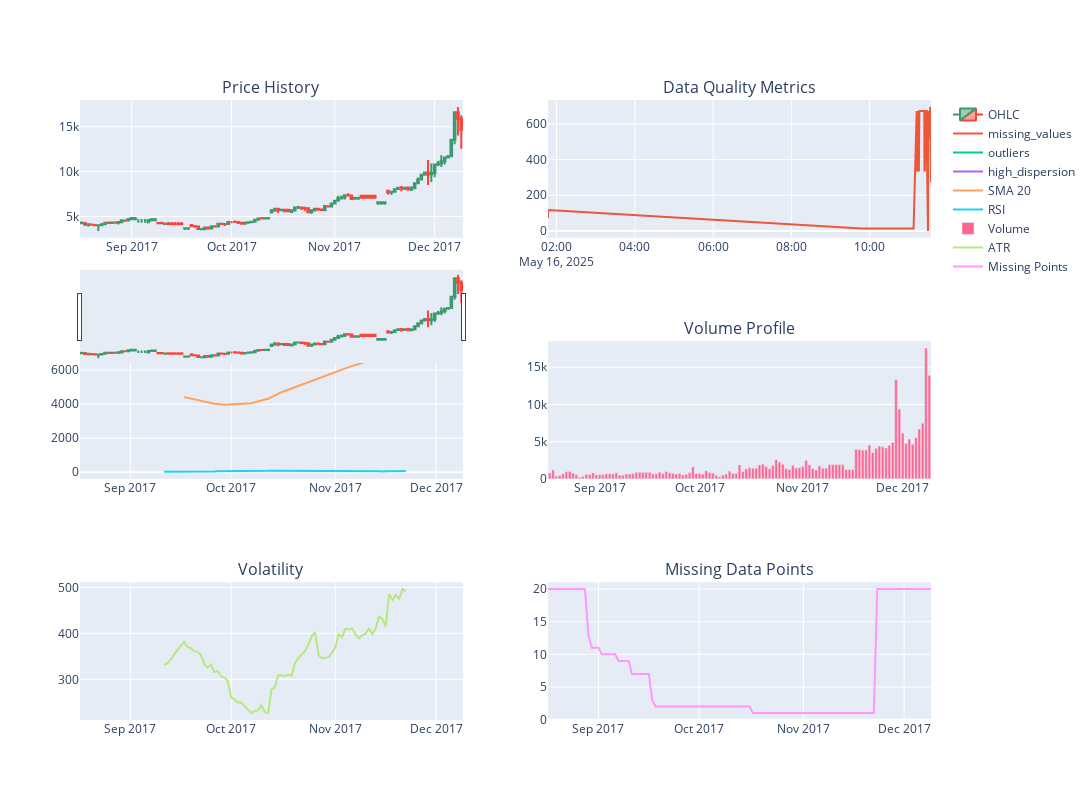

The notebook cell saved with this chart:
### Code cell
# Загружаем локальные данные
data_provider.data_load()
# Построим дашборд для загруженных данных
data_provider.dashboard_draw()
